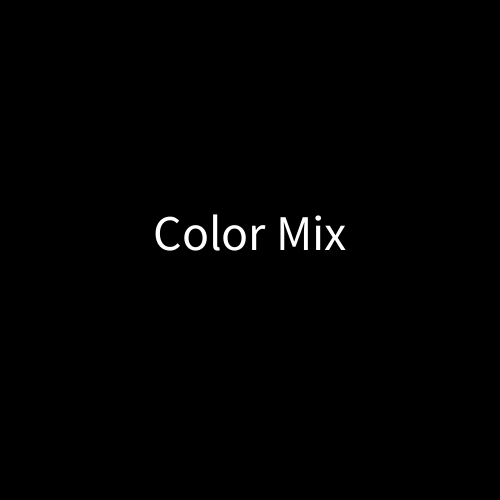
Frame 1 (no input)
Frame 60 (the mouse pressed at the canvas centre just before this capture): identical to frame 1, image omitted
Frame 120 (the mouse held since frame 60 and released just before this capture): identical to frame 1, image omitted

The Processing sketch that drew this single still picture (run headless with seeded random() and noise(); from frame 60 on, the mouse is pressed at the canvas centre):

// Processing sketch: processing_170076
// ── processing_170076.pde

int myState = 0 ; 


void setup() {
  size(500, 500) ;
 smooth() ;  
}

void draw() {
  
  background(0) ; 
  
  switch(myState) {
   case 0:
   textAlign(CENTER) ; 
   textSize(50) ; 
   text("Color Mix", width/2, height/2) ; 
  break;
 
 case 1:
 textSize(25) ; 
 fill(255) ; 
 text("Mix two colors to make", 240, 350) ; 
 fill(255, 255, 0) ;
 rect(90,200, 60, 50) ;
 fill(#008000) ; 
 rect(170, 200, 60, 50) ;
 fill(#FF0000) ; 
 rect(250, 200, 60, 50) ; 
 fill(#800080) ; 
 rect(330, 200, 60, 50) ;
 fill(#ffa500) ; 
 rect(215, 370, 60, 50) ; 
 fill(255) ; 
 text("Orange", 275, 415) ;
 break;

 case 2:
 textSize(25) ;
 fill(255) ; 
 text("Mix two colors to make", 240, 350) ; 
 fill(#FFA500) ; 
 rect(90, 200, 60, 50) ; 
 fill(#FF0000) ; 
 rect(170, 200, 60, 50) ; 
 fill(#0000FF) ; 
 rect(250, 200, 60, 50) ; 
 fill(#FF8080) ; 
 rect(330, 200, 60, 50) ; 
 fill(#800080) ; 
 rect(215, 370, 60, 50) ; 
 fill(255) ; 
 text("Purple", 275, 415) ; 
 break;
 
 case 3:
 textSize(25) ; 
 fill(255) ; 
 text("Mix two colors to make", 240, 350) ; 
 fill(#0000FF) ; 
 rect(90, 200, 60, 50) ; 
 fill(#800080) ; 
 rect(170, 200, 60, 50) ; 
 fill(#FF0000) ; 
 rect(250, 200, 60, 50) ; 
 fill(#FFFF00) ; 
 rect(330, 200, 60, 50) ; 
 fill(#008000) ; 
 rect(215, 370, 60, 50) ; 
 fill(255) ; 
 text("Green", 270, 415) ;
 break;
 
 case 4:
 textSize(25) ; 
 fill(255) ; 
 text("Mix two colors to  make", 240, 350) ; 
 fill(#FFA500) ; 
 rect(90, 200, 60, 50) ; 
 fill(#FFFFFF) ; 
 rect(170, 200, 60, 50) ; 
 fill(#008000) ; 
 rect(250, 200, 60, 50) ; 
 fill(#0000FF) ; 
 rect(330, 200 , 60, 50) ; 
 fill(#34DDDD) ; 
 rect(215, 370, 60, 50) ; 
 fill(255); 
 text("Turquoise", 280, 415) ; 
 break;


  }
  
} 

void mouseReleased() {
 myState = myState + 1 ;

  // if myState greater than 1, I have to reset it..
  
}
